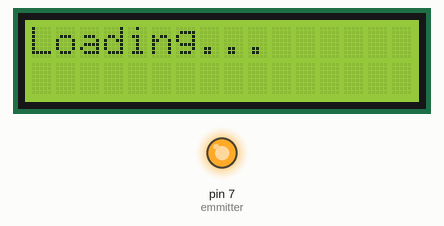
Simulated run of this sketch. Board: Arduino Uno, built with avr-gcc and run on an emulated ATmega328P. On the bench: 16×2 character LCD, output pins drawn as LEDs (lit = HIGH).

Above: at 0.1 s.
At 0.9 s:
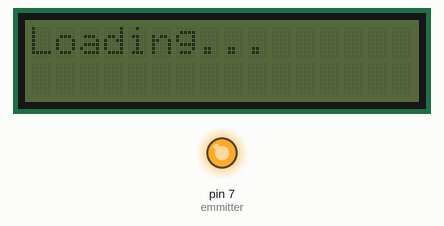
At 1.6 s:
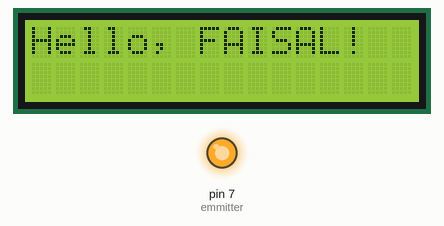
At 2.7 s:
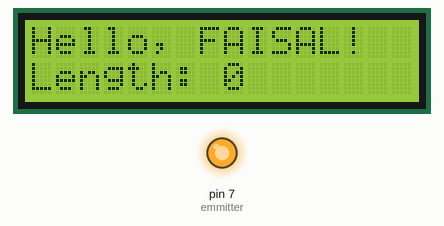

The sketch:

Mechatronics.ino
```cpp
#include <Wire.h>  // Comes with Arduino IDE

#include <LiquidCrystal_I2C.h>

//                    addr, en,rw,rs,d4,d5,d6,d7,bl,blpol
LiquidCrystal_I2C lcd(0x27, 2, 1, 0, 4, 5, 6, 7, 3, POSITIVE);
int count = 0, emmitter = 7;
const byte interruptPin = 8;

void setup()
{
  pinMode(emmitter, OUTPUT);
  pinMode(interruptPin, INPUT_PULLUP);
  digitalWrite(emmitter, HIGH);

  lcd.begin(16,2);

  lcd.setCursor(0,0);
  lcd.print("Loading...");

  for(int i = 0; i< 3; i++)
  {
    lcd.backlight();
    delay(250);
    lcd.noBacklight();
    delay(250);
  }
  lcd.backlight();
  lcd.setCursor(0,0);
  lcd.print("Hello, FAISAL!");
  delay(1000);
  lcd.setCursor(0,1);
  lcd.print("Length: 0");

  attachInterrupt(digitalPinToInterrupt(interruptPin), update_length, RISING);

}


void loop()
{
}

void update_length()
{
  count++;
  lcd.setCursor(0,1);
  lcd.print("Length: ");
  lcd.print(count);
}
```

Measured:
- what the display in image 2 shows lasts 1.0 s, from 1.6 s to 2.6 s
